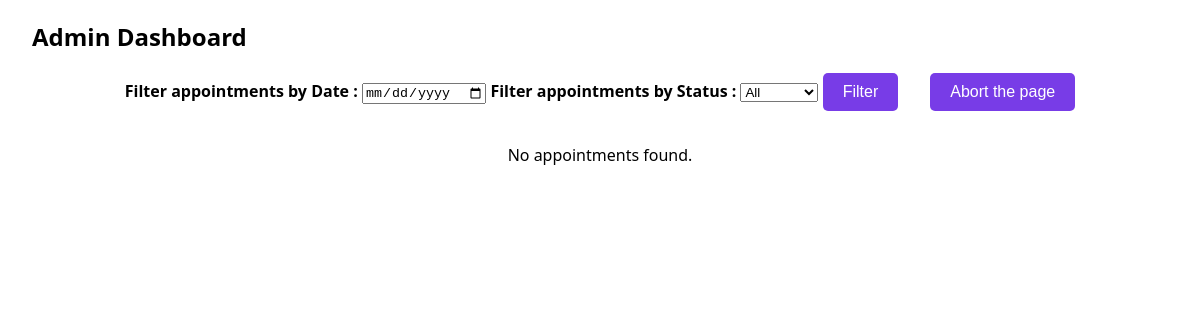
The page /admin-dashboard/ (signed in) on the database as committed earlier.
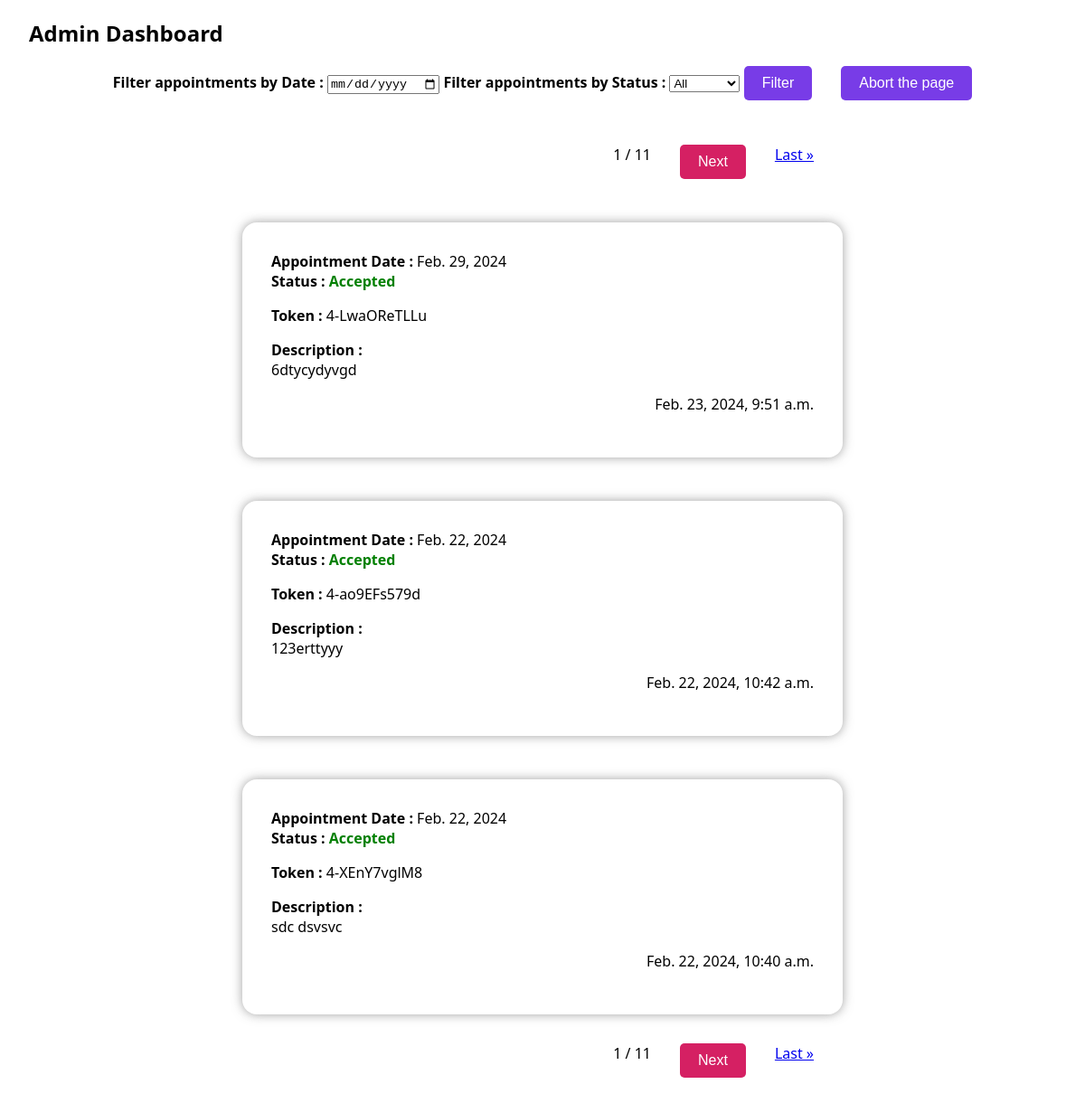
The same page on the database as committed later.
### SmileSphereApp/models.py (models this page shows, shortened)
class Appointment(models.Model):
    STATUS_CHOICES = (
        (1, 'Pending'),
        (2, 'Accepted'),
        (3, 'Rejected'),
    )
    date = models.DateField()
    description = models.TextField()
    patient = models.ForeignKey(Patient, on_delete=models.CASCADE)
    status = models.IntegerField(choices=STATUS_CHOICES)
    patient_token = models.CharField(max_length=255)
    created_at = models.DateTimeField(default=timezone.now)
    updated_at = models.DateTimeField(default=timezone.now)
    appointment_time = models.DateTimeField()

### SmileSphereApp/views.py (the view)
# urls.py: path('admin-dashboard/', views.admin_dashboard, name='admin_dashboard'),
def admin_dashboard(request):
    if 'super_admin_id' not in request.session:
        return redirect('admin_login')
    appointments = Appointment.objects.all()
    date_filter = request.GET.get('date')
    if date_filter:
        appointments = appointments.filter(date=date_filter)
    status_filter = request.GET.get('status')
    if status_filter:
        appointments = appointments.filter(status=status_filter)
    appointments = appointments.order_by('-id')
    for appointment in appointments:
        appointment.user_email = appointment.patient.email
    paginator = Paginator(appointments, 3)  # Show 10 appointments per page
    page_number = request.GET.get('page')
    page_obj = paginator.get_page(page_number)
    context = {
        'page_obj': page_obj,
        'paginator': paginator,
    }
    if not appointments:
        context['no_appointments'] = True
    return render(request, 'admin_dashboard.html', context)

### template/admin_dashboard.html (shortened to what this page needs)
 <!DOCTYPE html>
<html lang="en">
<head>
</head>
<body>
    <div class="bg-header">
        <h2 class="ml-2">Admin Dashboard</h2>
    <div class="pat-dash-header">
    <form method="GET">
        <label for="date"><strong>Filter appointments by Date : </strong></label>
        <input type="date" name="date">
        <label for="status"><strong>Filter appointments by Status : </strong></label>
        <select name="status">
            <option value="">All</option>
        </select>
        <button class="filter-btn" type="submit">Filter</button>
    </form>
    <a href="{% url 'index' %}">
        <button class="filter-btn">Abort the page</button>
    </a>
    </div>
    </div>
    <div class="dash-body-cntr">
    {% if no_appointments %}
        <p>No appointments found.</p>
    {% else %}
        {% if paginator.num_pages > 1 %}
            <div class="pagination-c">
                <span>{{ page_obj.number }} / {{ paginator.num_pages }}</span>
                {% if page_obj.has_next %}
                    <a href="?page={{ page_obj.next_page_number }}"><button class="page-btn">Next</button></a>
                    <a href="?page={{ paginator.num_pages }}">Last &raquo;</a>
                {% endif %}
            </div>
        {% endif %}
            {% for appointment in page_obj %}
            <div class="card-dash">
                <div>
                    <strong>Appointment Date : </strong> {{ appointment.date }}
                </div>
                <strong>Status : </strong>
                {% if appointment.status == 1 or appointment.status == 3 %}
                    <strong style="color: red">{{ appointment.get_status_display }}</strong>
                {% elif appointment.status == 2 %}
                    <strong style="color: green">{{ appointment.get_status_display }}</strong>
                {% endif %}
                    <p>
                        {% if appointment.status == 2 %}
                            <strong>Token : </strong> {{ appointment.patient_token }}
                        {% else %}
                            <strong>Token : </strong> Not yet accepted
                        {% endif %}
                    </p>
              <div>
                <div>
                    <strong>Description : </strong>
                </div>
                <span>
                    {{ appointment.description }}
                </span>
              </div>
                <div class="created-dt">
                    <p>  {{ appointment.created_at }}</p>
                </div>
            </div>
            {% endfor %}
        {% if paginator.num_pages > 1 %}
            <div class="pagination-c">
                <span>{{ page_obj.number }} / {{ paginator.num_pages }}</span>
                {% if page_obj.has_next %}
                    <a href="?page={{ page_obj.next_page_number }}"><button class="page-btn">Next</button></a>
                    <a href="?page={{ paginator.num_pages }}">Last &raquo;</a>
                {% endif %}
            </div>
        {% endif %}
    {% endif %}
    </div>
</body>
</html>

### template/admin_dashboard.html (style rules this page uses)
body { font-family:'Segoe UI', Tahoma, Geneva, Verdana, sans-serif; margin: 0px; }
.card-dash { width: 50%; padding: 2rem; box-shadow: 0px 0px 12px #5353538c; border-radius: 1rem; margin-top: 3rem; }
.bg-header { width: 100%; position: fixed; background-color: #ffffff; height: 8rem; }
.pat-dash-header { display: flex; justify-content: center; align-items: center; gap: 2rem; }
.dash-body-cntr { display: flex; align-items: center; flex-direction: column; padding-top: 8rem; padding-bottom: 4rem; }
.created-dt { display: flex; justify-content: end; }
.pagination-c { display: flex; margin-top: 2rem; gap: 2rem; justify-content: end; width: 50%; }
.ml-2 { margin-left: 2rem; }
.filter-btn { background-color: #783ce7; color: #fff; border: none; padding: 10px 20px; border-radius: 5px; cursor: pointer; font-size: 16px; }
.page-btn { background-color: #d52063; color: #fff; border: none; padding: 10px 20px; border-radius: 5px; cursor: pointer; font-size: 16px; }

Rows that differ between the two databases and show on the page:
added Appointment: date "Feb. 29, 2024", status "Accepted", patient_token "4-LwaOReTLLu", description "6dtycydyvgd", created_at "Feb. 23, 2024, 9:51 a.m."
added Appointment: date "Feb. 22, 2024", status "Accepted", patient_token "4-ao9EFs579d", description "123erttyyy", created_at "Feb. 22, 2024, 10:42 a.m."
added Appointment: date "Feb. 22, 2024", status "Accepted", patient_token "4-XEnY7vglM8", description "sdc dsvsvc", created_at "Feb. 22, 2024, 10:40 a.m."
Other text that changed with them:
{{ page_obj.number }}: (not shown) → "1"
{{ paginator.num_pages }}: (not shown) → "11"
text no longer shown: "No appointments found."
text now shown: "/ Next Last » / Next Last »"
